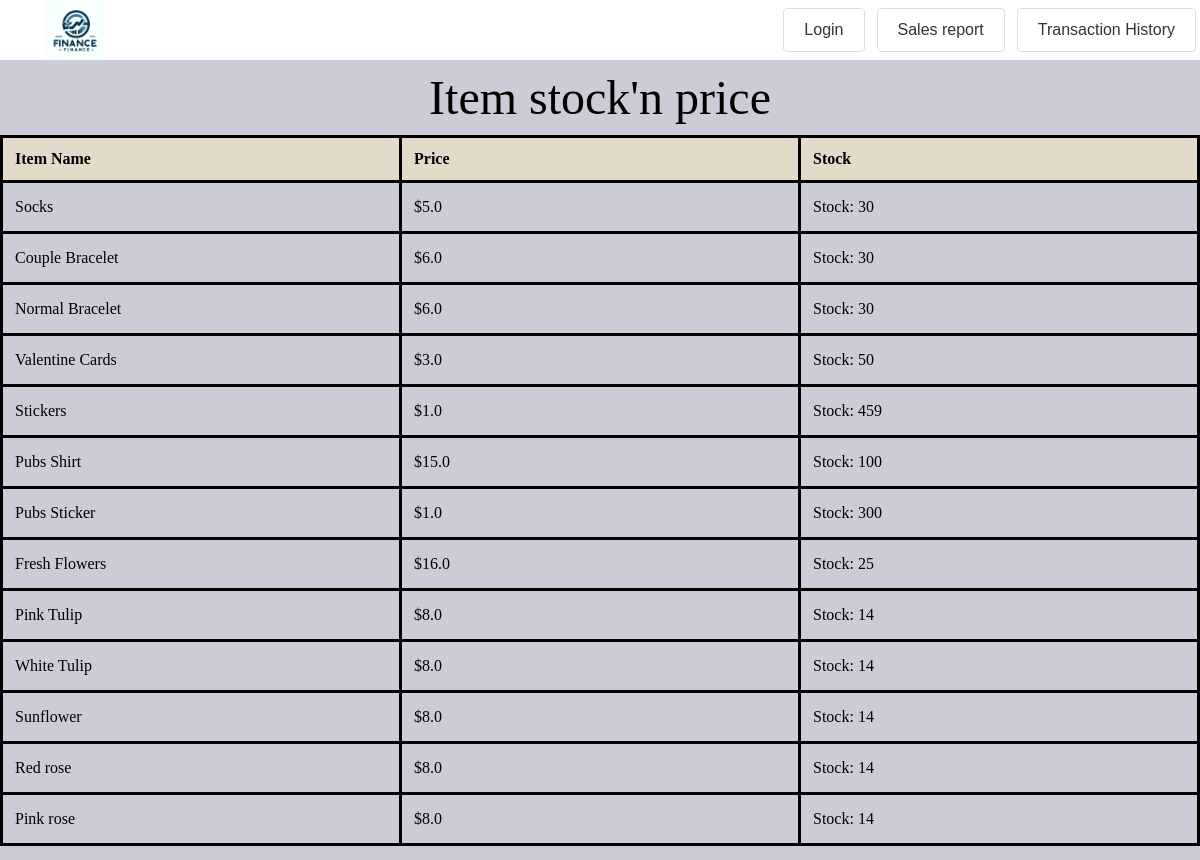
The app's page /items/ with its own data.
### WebsitePages/models.py (models this page shows)
class SalesItems(models.Model):
    item_name = models.CharField(max_length=50)
    item_price = models.FloatField()
    item_stock = models.IntegerField()

### WebsitePages/views.py (the view)
# urls.py: path('items/',views.ItemPage, name='ItemPage'),
def ItemPage(request):
    template = loader.get_template('Items.html')
    sales_items = SalesItems.objects.all()
    context = {
        'sales_items': sales_items
    }
    return HttpResponse(template.render(context,request))

### WebsitePages/templates/Items.html
{% extends "master.html" %}
{% block content %}
<div class="Title">
    Item stock'n price
</div>
<div class="table-wrapper">
    <table class="item-table">
        <thead>
        <tr>
            <th>Item Name</th>
            <th>Price</th>
            <th>Stock</th>
        </tr>
        </thead>
        <tbody>
        {% for item in sales_items %}
        <tr>
            <td>{{ item.item_name }}</td>
            <td>${{ item.item_price }}</td>
            <td>Stock: {{ item.item_stock }}</td>
        </tr>
        {% endfor %}
        </tbody>
    </table>
</div>
{% endblock %}

### records on screen
SalesItems: item_name "Socks", item_price "5.0", item_stock "30"
SalesItems: item_name "Couple Bracelet", item_price "6.0", item_stock "30"
SalesItems: item_name "Normal Bracelet", item_price "6.0", item_stock "30"
SalesItems: item_name "Valentine Cards", item_price "3.0", item_stock "50"
SalesItems: item_name "Stickers", item_price "1.0", item_stock "459"
SalesItems: item_name "Pubs Shirt", item_price "15.0", item_stock "100"
SalesItems: item_name "Pubs Sticker", item_price "1.0", item_stock "300"
SalesItems: item_name "Fresh Flowers", item_price "16.0", item_stock "25"
SalesItems: item_name "Pink Tulip", item_price "8.0", item_stock "14"
SalesItems: item_name "White Tulip", item_price "8.0", item_stock "14"
SalesItems: item_name "Sunflower", item_price "8.0", item_stock "14"
SalesItems: item_name "Red rose", item_price "8.0", item_stock "14"
SalesItems: item_name "Pink rose", item_price "8.0", item_stock "14"
